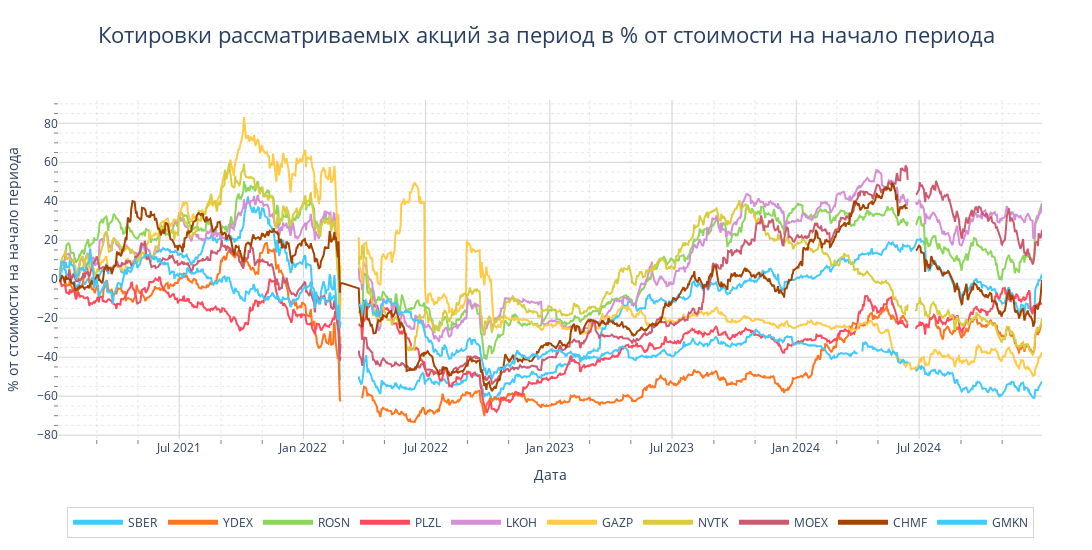

The cell this chart's notebook holds for it:
### Code cell
df = data.copy()
df = (df / df.iloc[0] - 1) * 100

cols_to_show = ['1W', '1M', '1Y', '5Y', '10Y', '30Y']
plot_ts_plotly(
    df.reset_index(),
    x='Дата',
    y=df.columns,
    title='Котировки рассматриваемых акций за период в % от стоимости на начало периода',
    xaxis_title='Дата',
    yaxis_title='% от стоимости на начало периода'
    
)

### Figure 1 — Plotly figure (JSON) as saved in the notebook; plotly's stock layout.template omitted (floating-point values rounded to 4 significant figures; data arrays with more than 128 entries replaced by an {"elided": "..."} marker saying what was removed)
{"data": [{"hovertemplate": "<b>SBER</b>: %{y:.1f}%<extra></extra>", "line": {"color": "#42CAFD"}, "mode": "lines", "name": "SBER", "type": "scatter", "x": {"elided": "1000 str values"}, "y": {"elided": "1000 float values"}}, {"hovertemplate": "<b>YDEX</b>: %{y:.1f}%<extra></extra>", "line": {"color": "#FF751F"}, "mode": "lines", "name": "YDEX", "type": "scatter", "x": {"elided": "1000 str values"}, "y": {"elided": "1000 float values"}}, {"hovertemplate": "<b>ROSN</b>: %{y:.1f}%<extra></extra>", "line": {"color": "#8DD65C"}, "mode": "lines", "name": "ROSN", "type": "scatter", "x": {"elided": "1000 str values"}, "y": {"elided": "1000 float values"}}, {"hovertemplate": "<b>PLZL</b>: %{y:.1f}%<extra></extra>", "line": {"color": "#FF495C"}, "mode": "lines", "name": "PLZL", "type": "scatter", "x": {"elided": "1000 str values"}, "y": {"elided": "1000 float values"}}, {"hovertemplate": "<b>LKOH</b>: %{y:.1f}%<extra></extra>", "line": {"color": "#D68FD6"}, "mode": "lines", "name": "LKOH", "type": "scatter", "x": {"elided": "1000 str values"}, "y": {"elided": "1000 float values"}}, {"hovertemplate": "<b>GAZP</b>: %{y:.1f}%<extra></extra>", "line": {"color": "#FFCB47"}, "mode": "lines", "name": "GAZP", "type": "scatter", "x": {"elided": "1000 str values"}, "y": {"elided": "1000 float values"}}, {"hovertemplate": "<b>NVTK</b>: %{y:.1f}%<extra></extra>", "line": {"color": "#DACC3E"}, "mode": "lines", "name": "NVTK", "type": "scatter", "x": {"elided": "1000 str values"}, "y": {"elided": "1000 float values"}}, {"hovertemplate": "<b>MOEX</b>: %{y:.1f}%<extra></extra>", "line": {"color": "#CC5A71"}, "mode": "lines", "name": "MOEX", "type": "scatter", "x": {"elided": "1000 str values"}, "y": {"elided": "1000 float values"}}, {"hovertemplate": "<b>CHMF</b>: %{y:.1f}%<extra></extra>", "line": {"color": "#A44200"}, "mode": "lines", "name": "CHMF", "type": "scatter", "x": {"elided": "1000 str values"}, "y": {"elided": "1000 float values"}}, {"hovertemplate": "<b>GMKN</b>: %{y:.1f}%<extra></extra>", "line": {"color": "#42CAFD"}, "mode": "lines", "name": "GMKN", "type": "scatter", "x": {"elided": "1000 str values"}, "y": {"elided": "1000 float values"}}], "layout": {"height": 550, "hovermode": "x unified", "legend": {"bgcolor": "rgba(255, 255, 255, 0.8)", "bordercolor": "lightgray", "borderwidth": 1, "font": {"size": 12}, "itemsizing": "constant", "itemwidth": 50, "orientation": "h", "traceorder": "normal", "x": 0.5, "xanchor": "center", "y": -0.2, "yanchor": "top"}, "margin": {"b": 50, "l": 50, "r": 50, "t": 100}, "title": {"font": {"size": 22}, "text": "Котировки рассматриваемых акций за период в % от стоимости на начало периода", "x": 0.5, "xanchor": "center", "y": 0.95, "yanchor": "top"}, "width": 1100, "xaxis": {"gridcolor": "lightgray", "gridwidth": 1, "minor": {"gridcolor": "rgba(211, 211, 211, 0.5)", "griddash": "dot", "showgrid": true, "tickcolor": "gray", "ticklen": 4}, "showgrid": true, "title": {"text": "Дата"}}, "yaxis": {"gridcolor": "lightgray", "gridwidth": 1, "minor": {"gridcolor": "rgba(211, 211, 211, 0.5)", "griddash": "dot", "showgrid": true, "tickcolor": "gray", "ticklen": 4}, "showgrid": true, "title": {"text": "% от стоимости на начало периода"}}}}
